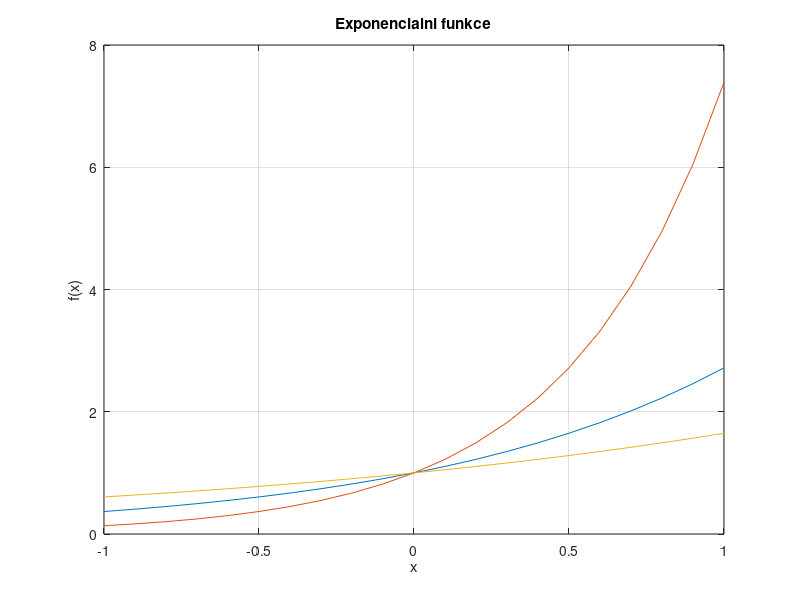

Write the MATLAB code that produced this figure.
%% - vytvoreni sekce(lze spoustet v Editor -> Run Section
%
% ! UPOZORNENI !
% Pri pouzivani sekci (%%) si davejte pozor na prepisovani promenych ve
% workspace !
% 
% Ve cviceni sem se o tom nezminil. V ramci prvniho cviceni jsme meli 
% velmi jednoduche priklady tudiz nebylo potreba resit promene ve workspace
% avsak pri slozitejsich programech si musite dat pozor aby jste si
% neprepisovali jiz drive deklarovane promene. V ramci prilozeneho scriptu,
% jsem pro demonstraci dopsal do sekci prikazy clear a clc, aby bylo jasne,
% ze kazda seke reprezentuje jednu ulohu.

% vymazani command window
clc;

% uvolneni pameti ve workspace
clear;

% vypis do command window ahoj
disp('ahoj');

% ; - potlaceni vystupu v commmand window

% vytvoreni promenne ktera je konstanta
a = 10.0;

%% Pocvicenicko

clc;
clear;

% generovani vektoru od 1 do 10 s krokem 1 a
% zapsani do promenne 'a'
a = 1:10;

% obdobne generujeme s krokem 0.5
b = 1:0.5:10;

% ^ = ctrl + alt + 3
% x1 = (1:10).^1.5;
x1 = (1:10).^2;

% odmocnina na 2 = sqrt()
x2 = sqrt((1:10));

% command window >> x1 - x2
t = x1 - x2;

% b - a >> error
% vektor 10 vs 19

%% P. Numero 1

clc;
clear;

% vyska a
a = 10;

% vyska c
c = 5;

% hmotnost m
m = 1;

% tihove zrychleni
g = 9.81;

% vysledek mechanicka prace
W = m * g * (a + c); 

% vektor vysek a
a = [0, 5, 10];

% vysledek vektor mechanickych praci
W = m * g * (a + c);

% [] = ctrl + alt + f

%% P. Numero 2
% zvolena funkce bude sinus

clc;
clear;

x = 0:7;

% volani funkce sin() se vstupem x
y = sin(x);

% zjisteni velikosti vektoru
% whos y
% whos x

% plot funkce - vykresleni 2D grafu
% prvni vstup x-ova osa, druhy vstup y-ova osa
% treti vstup barva, lze pouzivat zkratky, ci 
% vypsat primo jako parametr napr. 'Color', 'red'
% jak je pouzito dale v kodu
plot(x,y,'r');

% popis x-ove osy
xlabel("x-ova osa");

% popis y-ove osy
ylabel("y-ova osa");

% generuj vektor od 0 do 2PI s krokem PI/100
X = 0:pi/100:2*pi;
Y = sin(X);

plot(X,Y,'b');

% pridani mrizky do grafu
grid on

%% P. Numero 3

clc;
clear;

% casovy vektor
t = 0:0.01:0.5;
% perioda
T = 0.4;
% frekvence
f = 1/T;
% amplituda
A = 5;
% uhel natoceni
fi = pi/2;

y_harm = A * sin(2 * pi * f * t + fi);
plot(t, y_harm, 'Color', 'red');
grid on;

% nadpis grafu
title('graf harmonickeho kmitu');
% popis x-ove osy
xlabel('time');
% popis y-ove osy
ylabel('amplitude');

%% P. Numero 4 - Domaci Procvicovani

clc;
clear;

% generovani vektoru od -1 do 1 s krokem 0.1
x = -1:0.1:1;

% prikaz x' = provede prehozeni z radku do sloupce: 1x21 -> 21x1
% Bud se provede invertovani sloupce za radek
% u vektoru x ci pak u vykreslovani vektoru 
% vysupnich funkci y u prikazu plot. Pokud
% nepovedete >> Error using plot Vectors must be the same length.
% 
% Jak by to vypadalo?
% % x = x'; - zakomentete tento radek
% plot(x, [y1' y2' y3']); - prepiste tento

x = x';

% zadane exponencialni funkce
y1 = exp(x);
y2 = exp(2 * x);
y3 = exp(x / 2);

% zobrazeni grafu, agregovaná osa y
plot(x, [y1 y2 y3]);

% zobrazeni mrizky
grid on;

% nadpis grafu
title('Exponencialni funkce');

% popis os
xlabel('x');
ylabel('f(x)');
